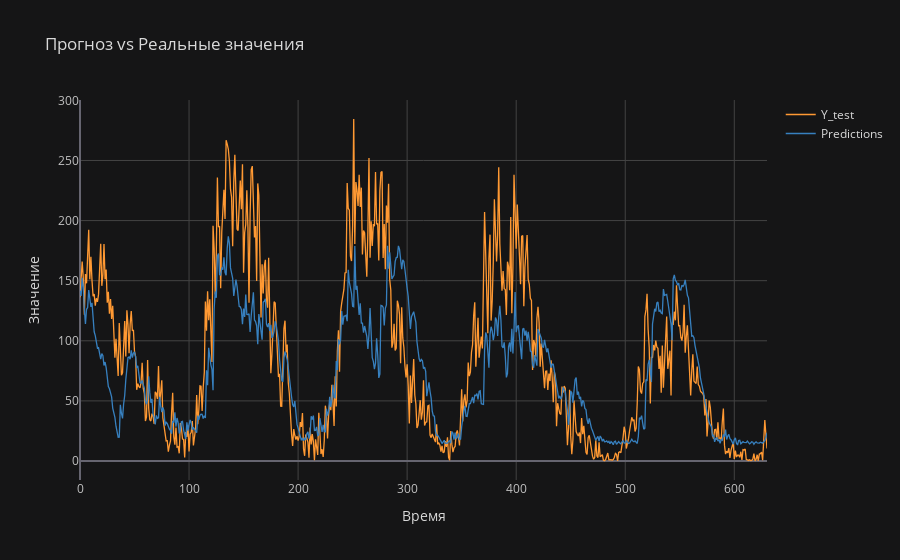

Notebook source saved alongside this figure:
### Code cell
y_test_inv = scaler_y.inverse_transform(y_test.reshape(-1, 1))
predictions_inv = scaler_y.inverse_transform(predictions)
df_test = pd.DataFrame({
    'Y_test': y_test_inv.ravel(),
    'Predictions': predictions_inv.ravel()
})
# Отобразить на графике
df_test.iplot(title="Прогноз vs Реальные значения", xTitle="Время", yTitle="Значение", theme="solar")

### Figure 1 — Plotly figure (JSON) as saved in the notebook; plotly's stock layout.template omitted (floating-point values rounded to 4 significant figures; data arrays with more than 128 entries replaced by an {"elided": "..."} marker saying what was removed)
{"data": [{"line": {"color": "rgba(255, 153, 51, 1.0)", "dash": "solid", "shape": "linear", "width": 1.3}, "mode": "lines", "name": "Y_test", "text": "", "type": "scatter", "x": {"elided": "631 int values"}, "y": {"elided": "631 float values"}}, {"line": {"color": "rgba(55, 128, 191, 1.0)", "dash": "solid", "shape": "linear", "width": 1.3}, "mode": "lines", "name": "Predictions", "text": "", "type": "scatter", "x": {"elided": "631 int values"}, "y": {"elided": "631 float values"}}], "layout": {"legend": {"bgcolor": "#151516", "font": {"color": "#D9D9D9"}}, "paper_bgcolor": "#151516", "plot_bgcolor": "#151516", "title": {"font": {"color": "#D9D9D9"}, "text": "Прогноз vs Реальные значения"}, "xaxis": {"gridcolor": "#434343", "showgrid": true, "tickfont": {"color": "#C2C2C2"}, "title": {"font": {"color": "#D9D9D9"}, "text": "Время"}, "zerolinecolor": "#666570"}, "yaxis": {"gridcolor": "#434343", "showgrid": true, "tickfont": {"color": "#C2C2C2"}, "title": {"font": {"color": "#D9D9D9"}, "text": "Значение"}, "zerolinecolor": "#666570"}}}
